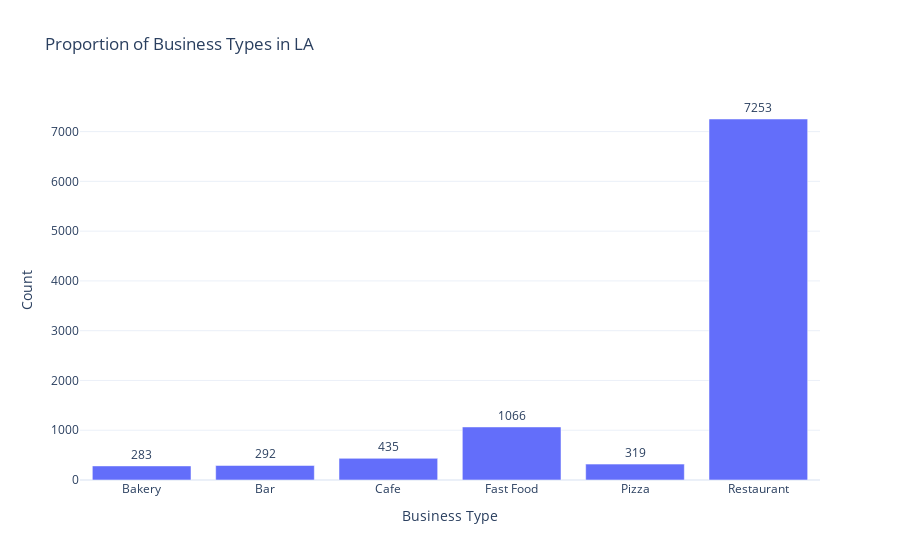

The notebook cell this image was saved under:
### Markdown cell above
Bar Chart:

### Code cell
# Creating a bar chart
fig = px.bar(grouped_data, x='object_type', y='id', 
             labels={'id':'Count', 'object_type':'Business Type'}, 
             title='Proportion of Business Types in LA',
             template='plotly_white',
             text_auto=True)
fig.update_traces(textfont_size=12, textangle=0, textposition="outside", cliponaxis=False)
fig.show()

### Figure 1 — Plotly figure (JSON) as saved in the notebook; plotly's stock layout.template omitted (floating-point values rounded to 4 significant figures)
{"data": [{"alignmentgroup": "True", "cliponaxis": false, "hovertemplate": "Business Type=%{x}<br>Count=%{y}<extra></extra>", "legendgroup": "", "marker": {"color": "#636efa", "pattern": {"shape": ""}}, "name": "", "offsetgroup": "", "orientation": "v", "showlegend": false, "textangle": 0, "textfont": {"size": 12}, "textposition": "outside", "texttemplate": "%{y}", "type": "bar", "x": ["Bakery", "Bar", "Cafe", "Fast Food", "Pizza", "Restaurant"], "xaxis": "x", "y": [283, 292, 435, 1066, 319, 7253], "yaxis": "y"}], "layout": {"barmode": "relative", "legend": {"tracegroupgap": 0}, "title": {"text": "Proportion of Business Types in LA"}, "xaxis": {"anchor": "y", "domain": [0, 1], "title": {"text": "Business Type"}}, "yaxis": {"anchor": "x", "domain": [0, 1], "title": {"text": "Count"}}}}
